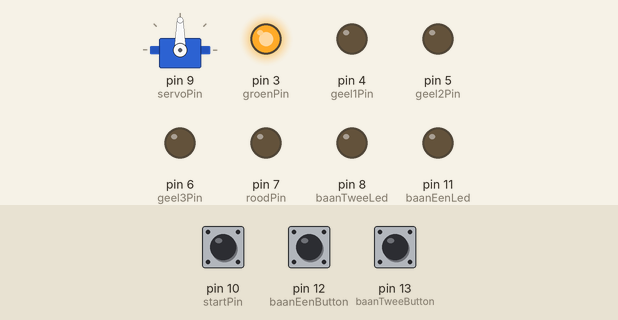
Simulated run of this sketch. Board: Arduino Uno, built with avr-gcc and run on an emulated ATmega328P. Parts: servo, output pins drawn as LEDs (lit = HIGH). Inputs (shaded band) come from the test bench; at power-on: pin 10 (startPin) LOW, pin 12 (baanEenButton) LOW, pin 13 (baanTweeButton) LOW.

Above: at 2.7 s.
2.8 s: pin 10 (startPin) pulled HIGH for 0.15 s
At 3.6 s:
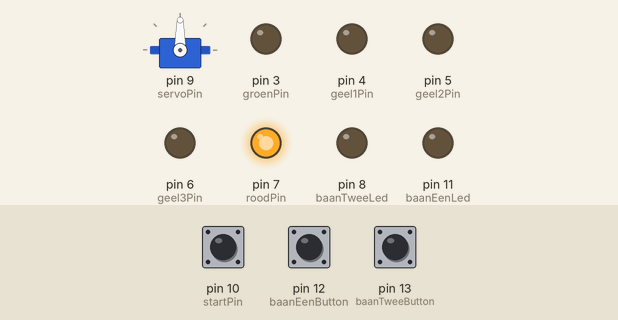
5.9 s: pin 12 (baanEenButton) pulled HIGH for 1 s
At 7.8 s:
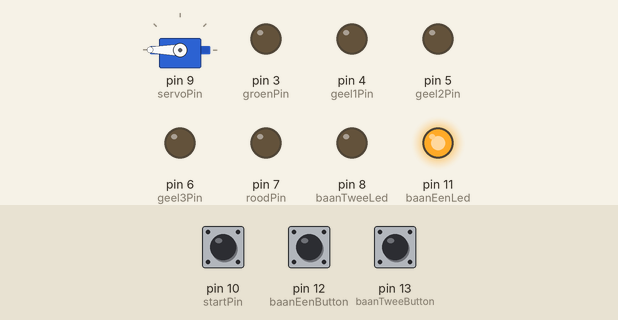
8.4 s: pin 10 (startPin) pulled HIGH for 1 s
At 8.85 s:
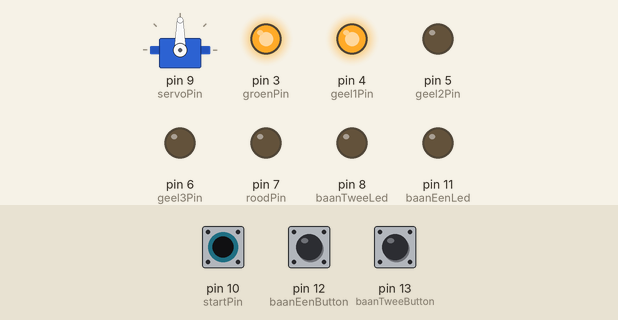
11.4 s: pin 10 (startPin) pulled HIGH for 3.2 s
At 16.8 s:
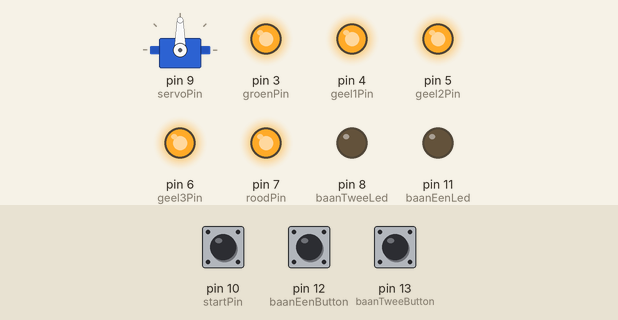
Timing chart, 0 to 17.9 s (numbered marks = the images above; inputs shaded):
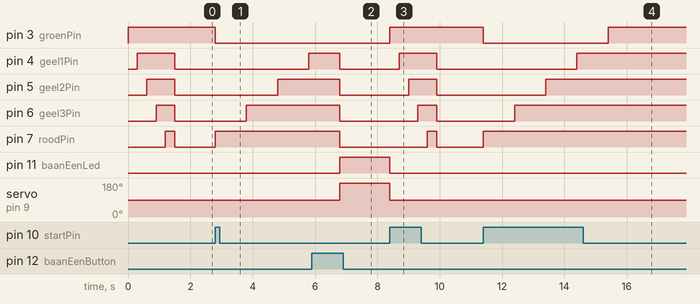

The sketch:

racebaan.ino
```cpp
#include <Servo.h>

const int baanEenLed = 11;
const int baanEenButton = 12;
const int baanTweeLed = 8;
const int baanTweeButton = 13;

Servo winnaarVlag; // variable om de servo te besturen
const int vlagPos = 90; // startpositie servo
const int servoPin = 9; // pin waar de servo aanhangt

const int startPin = 10;

const int groenPin = 3;
const int geel1Pin = 4;
const int geel2Pin = 5;
const int geel3Pin = 6;
const int roodPin = 7;

int state = 0; // 0 = klaar voor aftellen, 1 = aftellen, 2 = rijden, 3 = winnaar bepaald

void setup()
{
  pinMode(baanEenLed, OUTPUT);
  pinMode(baanEenButton, INPUT);
  pinMode(baanTweeLed, OUTPUT);
  pinMode(baanTweeButton, INPUT);

  winnaarVlag.attach(servoPin);

  pinMode(startPin, INPUT);
  pinMode(groenPin, OUTPUT);
  pinMode(geel1Pin, OUTPUT);
  pinMode(geel2Pin, OUTPUT);
  pinMode(geel3Pin, OUTPUT);
  pinMode(roodPin, OUTPUT);

  reset();
}

void loop()
{
  if (digitalRead(startPin) == HIGH) {
    if (state == 0) {
      countdown();
    } else {
      reset();
    }
  }

  if (state == 2) {
    if (digitalRead(baanEenButton) == HIGH) {
      allesUit();
      digitalWrite(baanEenLed, HIGH);
      winnaarVlag.write(180);
      state = 3;
    } else if (digitalRead(baanTweeButton) == HIGH) {
      allesUit();
      digitalWrite(baanTweeLed, HIGH);
      winnaarVlag.write(0);
      state = 3;
    }
  }
}

void reset() {
  allesUit();
  state = 0;
  winnaarVlag.write(vlagPos);

  digitalWrite(groenPin, HIGH);
  delay(300);
  digitalWrite(geel1Pin, HIGH);
  delay(300);
  digitalWrite(geel2Pin, HIGH);
  delay(300);
  digitalWrite(geel3Pin, HIGH);
  delay(300);
  digitalWrite(roodPin, HIGH);
  delay(300);

  allesUit();
  digitalWrite(groenPin, HIGH); // groene led laten branden: klaar voor startknop
}

void countdown() {
  allesUit();

  state = 1;
  digitalWrite(roodPin, HIGH);
  delay(1000);
  digitalWrite(geel3Pin, HIGH);
  delay(1000);
  digitalWrite(geel2Pin, HIGH);
  delay(1000);
  digitalWrite(geel1Pin, HIGH);
  delay(1000);
  digitalWrite(groenPin, HIGH);
  state = 2;
}

void allesUit() {
  digitalWrite(groenPin, LOW);
  digitalWrite(geel1Pin, LOW);
  digitalWrite(geel2Pin, LOW);
  digitalWrite(geel3Pin, LOW);
  digitalWrite(roodPin, LOW);
  digitalWrite(baanEenLed, LOW);
  digitalWrite(baanTweeLed, LOW);
}
```

Measured:
- after the input at 2.8 s, pin 3 (groenPin): HIGH → LOW at once; pin 4 (geel1Pin): LOW → HIGH after 3.0 s; pin 5 (geel2Pin): LOW → HIGH after 2.0 s; pin 6 (geel3Pin): LOW → HIGH after 1.0 s; pin 7 (roodPin): LOW → HIGH at once
- after the input at 5.9 s, pin 3 (groenPin): stays LOW (without the input it goes to HIGH after 0.90 s); pin 4 (geel1Pin), pin 5 (geel2Pin), pin 6 (geel3Pin), pin 7 (roodPin): HIGH → LOW after 0.90 s; pin 11 (baanEenLed): LOW → HIGH after 0.90 s; servo on pin 9 (servoPin): 90° → 180° after 0.90 s
- after the input at 8.4 s, pin 3 (groenPin): LOW → HIGH at once; pin 4 (geel1Pin): LOW → HIGH after 0.30 s, → LOW 1.2 s later; pin 5 (geel2Pin): LOW → HIGH after 0.60 s, → LOW 0.90 s later; pin 6 (geel3Pin): LOW → HIGH after 0.90 s, → LOW 0.60 s later; pin 7 (roodPin): LOW → HIGH after 1.2 s, → LOW 0.30 s later
- after the input at 11.4 s, pin 3 (groenPin): HIGH → LOW at once, → HIGH 4.0 s later; pin 4 (geel1Pin): LOW → HIGH after 3.0 s; pin 5 (geel2Pin): LOW → HIGH after 2.0 s; pin 6 (geel3Pin): LOW → HIGH after 1.0 s; pin 7 (roodPin): LOW → HIGH at once
